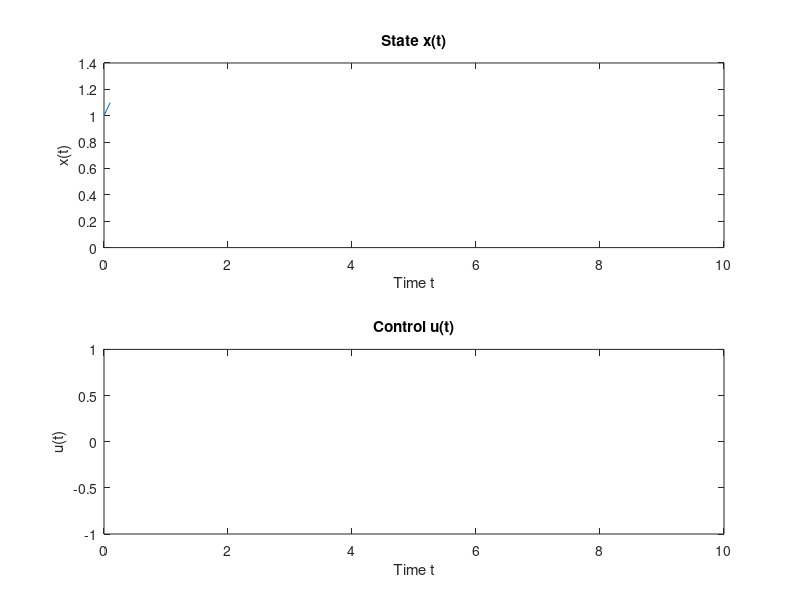

The MATLAB script that drew this image:
clear;clc;close all

% Parameters
T = 10;           % Time horizon
dt = 0.1;        % Time step
N = T / dt;       % Number of time steps
x0 = [1 0];           % Initial condition for x
u = zeros(N, 1);  % Initial guess for control

% Optimization parameters
max_iter = 100;   % Maximum number of iterations
alpha = 0.01;     % Learning rate

for iter = 1:max_iter
    % Forward solve for state equation
    x = zeros(N, 2);
    x(1,:) = x0;
    for k = 1:N-1
        x(k+1,:) = x(k,:) + dt * [(1-x(k,2)^2)*x(k,1) - x(k,2), x(k,1) + u(k)];
    end

    % Backward solve for adjoint equation
    lambda = zeros(N, 2);
    for k = N:-1:2
        lambda(k-1,:) = lambda(k,:) - dt * [lambda(k,2) - 2*x(k,1) - lambda(k,1)*(x(k,2)^2 - 1), - 2*x(k,2) - lambda(k,1)*(2*x(k,1)*x(k,2) + 1)];
    end

    % Compute gradient of cost function
    dJdu = zeros(N, 1);
    for k = 1:N
        dJdu(k) = 2*u(k) - lambda(k,2);
    end

    % Update control using gradient descent
    u = u - alpha * dJdu;
end

% Plot results
t = 0:dt:T-dt;
figure;
subplot(2,1,1);
plot(t, x);
title('State x(t)');
xlabel('Time t');
ylabel('x(t)');

subplot(2,1,2);
plot(t, u);
title('Control u(t)');
xlabel('Time t');
ylabel('u(t)');

